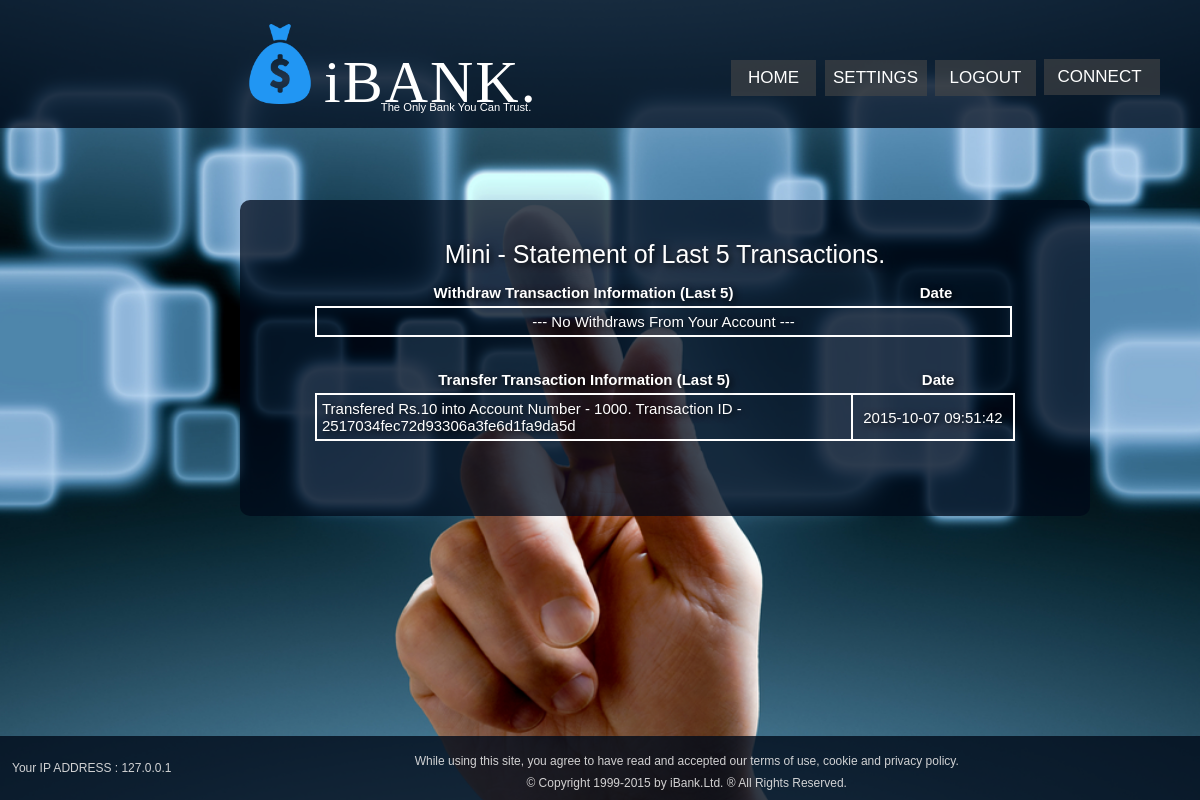
Page /account/ministatement.php (signed in) on the committed database.
### tables this page shows
CREATE TABLE IF NOT EXISTS `transaction_transfer` (
  `acc_no` int(10) NOT NULL,
  `tid` text NOT NULL,
  `dot` datetime NOT NULL DEFAULT CURRENT_TIMESTAMP
);

### php_script/connect.inc.php (called while the page is built, shortened)
<?php
	$mysql_db = 'ibank';
	$mysql_transaction_transfer = 'transaction_transfer';
?>

### account/table_display.php (the view, shortened to what this page needs)
<table border="50px">
	<tr>
			<th class="info_table"> Withdraw Transaction Information (Last 5)</th>
			<th class="date_table"> Date </th>
	</tr>
	<?php
		if(count($display_withdraw)==0)
		{
			echo "<tr>";
					echo "<td class='info_table' colspan='2'><center> --- No Withdraws From Your Account --- </center></td>";
			echo "</tr>";
		}
	?>
</table>
<br>
<table border="50px">
	<tr>
			<th class="info_table"> Transfer Transaction Information (Last 5)</th>
			<th class="date_table"> Date </th>
	</tr>
		<?php
		for($i=0;$i<count($display_transfer);$i++)
		{
			echo "<tr>";
					echo "<td class='info_table'>".$display_transfer[$i]['tid']."</td>";
					echo "<td class='date_table'>".$display_transfer[$i]['dot']."</td>";
			echo "</tr>";
		}
	?>
</table>

### style.css (style rules this page uses)
* { font-family: Tahoma, Georgia, 'sans serif', arial; padding: 0; margin: 0; border: 0; text-decoration: none; }
body { background-image: url("./images/bg.jpg"); background-repeat: no-repeat; background-size: 100%; background-position: -20% 52%; background-attachment: fixed; }

### style_about.css (style rules this page uses)
table { border-collapse: collapse; font-size: 15px; }
table td { border: 2px solid white; }
.info_table { width: 35em; padding: 5px; }
.date_table { width: 10em; padding-left: 10px; }

### rows in the picture
transaction_transfer: tid "Transfered Rs.10 into Account Number - 1000. Transaction ID - 2517034fec72d93306a3fe6d1fa9da5d", dot "2015-10-07 09:51:42"

### other values in the picture
$user_ip "127.0.0.1"
